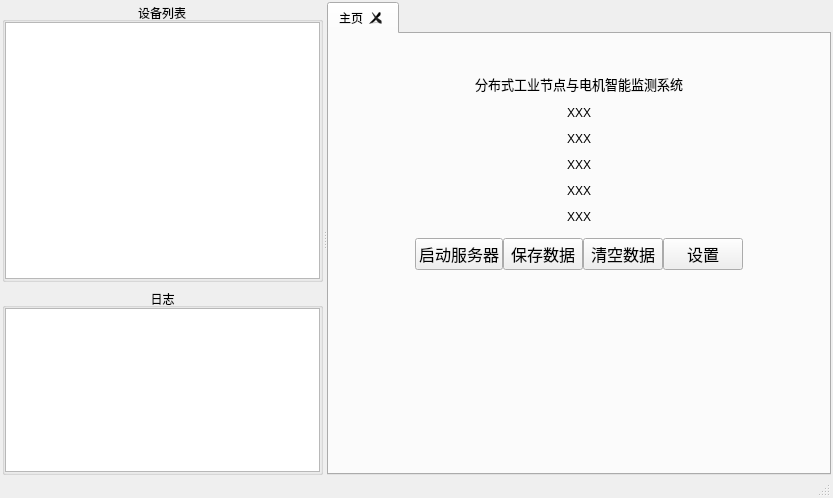
<?xml version="1.0" encoding="UTF-8"?>
<ui version="4.0">
 <class>MainForm</class>
 <widget class="QWidget" name="MainForm">
  <property name="geometry">
   <rect>
    <x>0</x>
    <y>0</y>
    <width>833</width>
    <height>498</height>
   </rect>
  </property>
  <property name="sizePolicy">
   <sizepolicy hsizetype="Minimum" vsizetype="Preferred">
    <horstretch>0</horstretch>
    <verstretch>0</verstretch>
   </sizepolicy>
  </property>
  <property name="minimumSize">
   <size>
    <width>0</width>
    <height>0</height>
   </size>
  </property>
  <property name="windowTitle">
   <string>Widget</string>
  </property>
  <property name="styleSheet">
   <string notr="true"/>
  </property>
  <layout class="QGridLayout" name="gridLayout_3">
   <property name="leftMargin">
    <number>2</number>
   </property>
   <property name="topMargin">
    <number>2</number>
   </property>
   <property name="rightMargin">
    <number>2</number>
   </property>
   <property name="bottomMargin">
    <number>2</number>
   </property>
   <item row="3" column="1">
    <widget class="QStatusBar" name="statusBar">
     <property name="sizePolicy">
      <sizepolicy hsizetype="Preferred" vsizetype="Fixed">
       <horstretch>0</horstretch>
       <verstretch>0</verstretch>
      </sizepolicy>
     </property>
     <property name="maximumSize">
      <size>
       <width>16777215</width>
       <height>15</height>
      </size>
     </property>
    </widget>
   </item>
   <item row="2" column="1">
    <widget class="QSplitter" name="splitter_">
     <property name="orientation">
      <enum>Qt::Horizontal</enum>
     </property>
     <widget class="QWidget" name="layoutWidget">
      <property name="sizePolicy">
       <sizepolicy hsizetype="Preferred" vsizetype="Preferred">
        <horstretch>0</horstretch>
        <verstretch>0</verstretch>
       </sizepolicy>
      </property>
      <layout class="QVBoxLayout" name="leftVerticalLayout_2" stretch="3,2">
       <item>
        <widget class="QGroupBox" name="devicesGroupBox">
         <property name="sizePolicy">
          <sizepolicy hsizetype="Preferred" vsizetype="Preferred">
           <horstretch>0</horstretch>
           <verstretch>0</verstretch>
          </sizepolicy>
         </property>
         <property name="title">
          <string>设备列表</string>
         </property>
         <property name="alignment">
          <set>Qt::AlignCenter</set>
         </property>
         <layout class="QGridLayout" name="gridLayout_2">
          <property name="leftMargin">
           <number>0</number>
          </property>
          <property name="topMargin">
           <number>0</number>
          </property>
          <property name="rightMargin">
           <number>0</number>
          </property>
          <property name="bottomMargin">
           <number>0</number>
          </property>
          <item row="0" column="0">
           <widget class="QTableView" name="devices_table_view_">
            <property name="sizePolicy">
             <sizepolicy hsizetype="Preferred" vsizetype="Preferred">
              <horstretch>0</horstretch>
              <verstretch>0</verstretch>
             </sizepolicy>
            </property>
           </widget>
          </item>
         </layout>
        </widget>
       </item>
       <item>
        <widget class="QGroupBox" name="logGroupBox">
         <property name="sizePolicy">
          <sizepolicy hsizetype="Preferred" vsizetype="Preferred">
           <horstretch>0</horstretch>
           <verstretch>0</verstretch>
          </sizepolicy>
         </property>
         <property name="title">
          <string>日志</string>
         </property>
         <property name="alignment">
          <set>Qt::AlignCenter</set>
         </property>
         <layout class="QGridLayout" name="logGridLayout">
          <property name="leftMargin">
           <number>0</number>
          </property>
          <property name="topMargin">
           <number>0</number>
          </property>
          <property name="rightMargin">
           <number>0</number>
          </property>
          <property name="bottomMargin">
           <number>0</number>
          </property>
          <item row="0" column="0">
           <widget class="QTextBrowser" name="logBrowser">
            <property name="sizePolicy">
             <sizepolicy hsizetype="Preferred" vsizetype="Preferred">
              <horstretch>0</horstretch>
              <verstretch>0</verstretch>
             </sizepolicy>
            </property>
           </widget>
          </item>
         </layout>
        </widget>
       </item>
      </layout>
     </widget>
     <widget class="QTabWidget" name="devices_tab">
      <property name="sizePolicy">
       <sizepolicy hsizetype="Maximum" vsizetype="Preferred">
        <horstretch>0</horstretch>
        <verstretch>0</verstretch>
       </sizepolicy>
      </property>
      <property name="currentIndex">
       <number>0</number>
      </property>
      <property name="tabsClosable">
       <bool>true</bool>
      </property>
      <property name="movable">
       <bool>true</bool>
      </property>
      <property name="tabBarAutoHide">
       <bool>false</bool>
      </property>
      <widget class="QWidget" name="tab">
       <property name="sizePolicy">
        <sizepolicy hsizetype="Preferred" vsizetype="Preferred">
         <horstretch>0</horstretch>
         <verstretch>0</verstretch>
        </sizepolicy>
       </property>
       <attribute name="title">
        <string>主页</string>
       </attribute>
       <layout class="QGridLayout" name="gridLayout">
        <property name="leftMargin">
         <number>0</number>
        </property>
        <property name="topMargin">
         <number>0</number>
        </property>
        <property name="rightMargin">
         <number>0</number>
        </property>
        <property name="bottomMargin">
         <number>0</number>
        </property>
        <property name="spacing">
         <number>0</number>
        </property>
        <item row="0" column="0">
         <layout class="QVBoxLayout" name="verticalLayout_2">
          <item>
           <spacer name="verticalSpacer_3">
            <property name="orientation">
             <enum>Qt::Vertical</enum>
            </property>
            <property name="sizeHint" stdset="0">
             <size>
              <width>20</width>
              <height>40</height>
             </size>
            </property>
           </spacer>
          </item>
          <item>
           <widget class="QLabel" name="label">
            <property name="text">
             <string>&lt;html&gt;&lt;head/&gt;&lt;body&gt;&lt;p align=&quot;center&quot;&gt;&lt;span style=&quot; font-size:10pt;&quot;&gt;分布式工业节点与电机智能监测系统&lt;/span&gt;&lt;/p&gt;&lt;p align=&quot;center&quot;&gt;XXX&lt;/p&gt;&lt;p align=&quot;center&quot;&gt;XXX&lt;/p&gt;&lt;p align=&quot;center&quot;&gt;XXX&lt;/p&gt;&lt;p align=&quot;center&quot;&gt;XXX&lt;/p&gt;&lt;p align=&quot;center&quot;&gt;XXX&lt;br/&gt;&lt;/p&gt;&lt;/body&gt;&lt;/html&gt;</string>
            </property>
           </widget>
          </item>
          <item>
           <layout class="QVBoxLayout" name="verticalLayout">
            <item>
             <layout class="QHBoxLayout" name="horizontalLayout">
              <item>
               <spacer name="horizontalSpacer">
                <property name="orientation">
                 <enum>Qt::Horizontal</enum>
                </property>
                <property name="sizeHint" stdset="0">
                 <size>
                  <width>40</width>
                  <height>20</height>
                 </size>
                </property>
               </spacer>
              </item>
              <item>
               <widget class="QPushButton" name="start_server">
                <property name="sizePolicy">
                 <sizepolicy hsizetype="Preferred" vsizetype="Maximum">
                  <horstretch>0</horstretch>
                  <verstretch>0</verstretch>
                 </sizepolicy>
                </property>
                <property name="font">
                 <font>
                  <pointsize>12</pointsize>
                 </font>
                </property>
                <property name="styleSheet">
                 <string notr="true"/>
                </property>
                <property name="text">
                 <string>启动服务器</string>
                </property>
               </widget>
              </item>
              <item>
               <widget class="QPushButton" name="save_button">
                <property name="sizePolicy">
                 <sizepolicy hsizetype="Preferred" vsizetype="Maximum">
                  <horstretch>0</horstretch>
                  <verstretch>0</verstretch>
                 </sizepolicy>
                </property>
                <property name="font">
                 <font>
                  <pointsize>12</pointsize>
                 </font>
                </property>
                <property name="styleSheet">
                 <string notr="true"/>
                </property>
                <property name="text">
                 <string>保存数据</string>
                </property>
               </widget>
              </item>
              <item>
               <widget class="QPushButton" name="test_button">
                <property name="sizePolicy">
                 <sizepolicy hsizetype="Preferred" vsizetype="Maximum">
                  <horstretch>0</horstretch>
                  <verstretch>0</verstretch>
                 </sizepolicy>
                </property>
                <property name="font">
                 <font>
                  <pointsize>12</pointsize>
                 </font>
                </property>
                <property name="styleSheet">
                 <string notr="true"/>
                </property>
                <property name="text">
                 <string>清空数据</string>
                </property>
               </widget>
              </item>
              <item>
               <widget class="QPushButton" name="setting_button">
                <property name="sizePolicy">
                 <sizepolicy hsizetype="Preferred" vsizetype="Maximum">
                  <horstretch>0</horstretch>
                  <verstretch>0</verstretch>
                 </sizepolicy>
                </property>
                <property name="font">
                 <font>
                  <pointsize>12</pointsize>
                 </font>
                </property>
                <property name="styleSheet">
                 <string notr="true"/>
                </property>
                <property name="text">
                 <string>设置</string>
                </property>
               </widget>
              </item>
              <item>
               <spacer name="horizontalSpacer_2">
                <property name="orientation">
                 <enum>Qt::Horizontal</enum>
                </property>
                <property name="sizeHint" stdset="0">
                 <size>
                  <width>40</width>
                  <height>20</height>
                 </size>
                </property>
               </spacer>
              </item>
             </layout>
            </item>
           </layout>
          </item>
         </layout>
        </item>
        <item row="1" column="0">
         <widget class="QLabel" name="label_2">
          <property name="sizePolicy">
           <sizepolicy hsizetype="Expanding" vsizetype="Expanding">
            <horstretch>0</horstretch>
            <verstretch>0</verstretch>
           </sizepolicy>
          </property>
          <property name="minimumSize">
           <size>
            <width>0</width>
            <height>0</height>
           </size>
          </property>
          <property name="styleSheet">
           <string notr="true">border-image:url(:/res/1.png);
background-size:cover;</string>
          </property>
          <property name="text">
           <string/>
          </property>
         </widget>
        </item>
        <item row="2" column="0">
         <spacer name="verticalSpacer">
          <property name="orientation">
           <enum>Qt::Vertical</enum>
          </property>
          <property name="sizeHint" stdset="0">
           <size>
            <width>20</width>
            <height>40</height>
           </size>
          </property>
         </spacer>
        </item>
       </layout>
      </widget>
     </widget>
    </widget>
   </item>
  </layout>
 </widget>
 <resources/>
 <connections/>
</ui>
